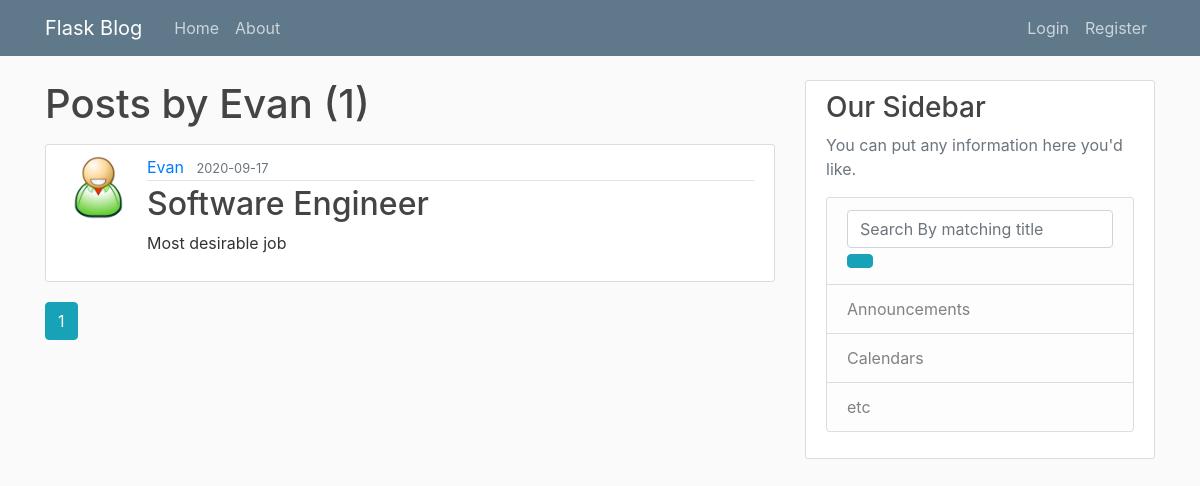
/user/Evan, run on the app's committed database.
### flaskblog/models.py (models this page shows, shortened)
class User(db.Model, UserMixin):
    id = db.Column(db.Integer, primary_key=True)
    username = db.Column(db.String(20), unique=True, nullable=False)
    email = db.Column(db.String(120), unique=True, nullable=False)
    password = db.Column(db.String(60), nullable=False)
    image_file = db.Column(db.String(20), nullable=False, default='default.jpg')
    email_confirmation_sent_on = db.Column(db.DateTime, nullable=True)
    email_confirmed = db.Column(db.Boolean, nullable=True, default=False)
    email_confirmed_on = db.Column(db.DateTime, nullable=True)
    posts = db.relationship('Post', backref='author', lazy=True)

class Post(db.Model):
    id = db.Column(db.Integer, primary_key=True)
    title = db.Column(db.String(100), nullable=False)
    date_posted = db.Column(db.DateTime, nullable=False, default=datetime.utcnow)
    content = db.Column(db.Text, nullable=False)
    user_id = db.Column(db.Integer, db.ForeignKey('user.id'), nullable=False)

### flaskblog/users/routes.py (the view)
@users.route('/user/<string:username>')
def user_posts(username):
    page = request.args.get('page', 1, type=int)
    user = User.query.filter_by(username=username).first_or_404()
    posts = Post.query.filter_by(author=user)\
        .order_by(Post.date_posted.desc())\
        .paginate(page=page,per_page=5)
    return render_template('user_posts.html', posts=posts, user=user)

### flaskblog/templates/user_posts.html
{% extends "layout.html" %}
{%  block content %}
    <h1 class="mb-3">Posts by {{ user.username }} ({{ posts.total }})</h1>
    {% for post in posts.items %}
      <article class="media content-section">
        <img class="rounded-circle article-img" src="{{ url_for('static', filename='profile_pics/' + post.author.image_file) }}" alt="">
        <div class="media-body">
          <div class="article-metadata">
            <a class="mr-2" href="{{ url_for('users.user_posts', username=post.author.username) }}">{{ post.author.username }}</a>
            <small class="text-muted">{{ post.date_posted.strftime('%Y-%m-%d') }}</small>
          </div>
          <h2><a class="article-title" href="{{ url_for('posts.post', post_id=post.id) }}">{{ post.title }}</a></h2>
          <p class="article-content">{{ post.content }}</p>
        </div>
      </article>
    {% endfor %}
    {% for page_num in posts.iter_pages(left_edge=1, right_edge=1, left_current=1, right_current=2) %}
      {% if page_num %}
        {% if posts.page == page_num %}
        <a class="btn btn-info mb-4" href="{{ url_for('users.user_posts', username=user.username, page=page_num) }}">{{ page_num }}</a>
        {% else %}
          <a class="btn btn-outline-info mb-4" href="{{ url_for('users.user_posts', username=user.username, page=page_num) }}">{{ page_num }}</a>
        {% endif %}
      {% else %}
        ...
      {% endif %}
    {% endfor %}
{% endblock content %}

### flaskblog/static/main.css (style rules this page uses)
body { background: #fafafa; color: #333333; margin-top: 5rem; }
h1, h2, h3, h4, h5, h6 { color: #444444; }
.content-section { background: #ffffff; padding: 10px 20px; border: 1px solid #dddddd; border-radius: 3px; margin-bottom: 20px; }
.article-title { color: #444444; }
.article-content { white-space: pre-line; }
.article-img { height: 65px; width: 65px; margin-right: 16px; }
.article-metadata { padding-bottom: 1px; margin-bottom: 4px; border-bottom: 1px solid #e3e3e3; }

### data on the page
User: username "Evan"
Post: image_file (placeholder picture), author.username "Evan", date_posted "2020-09-17", title "Software Engineer", content "Most desirable job"

### other printed values
{{ posts.total }} "1"
{{ page_num }} "1"
